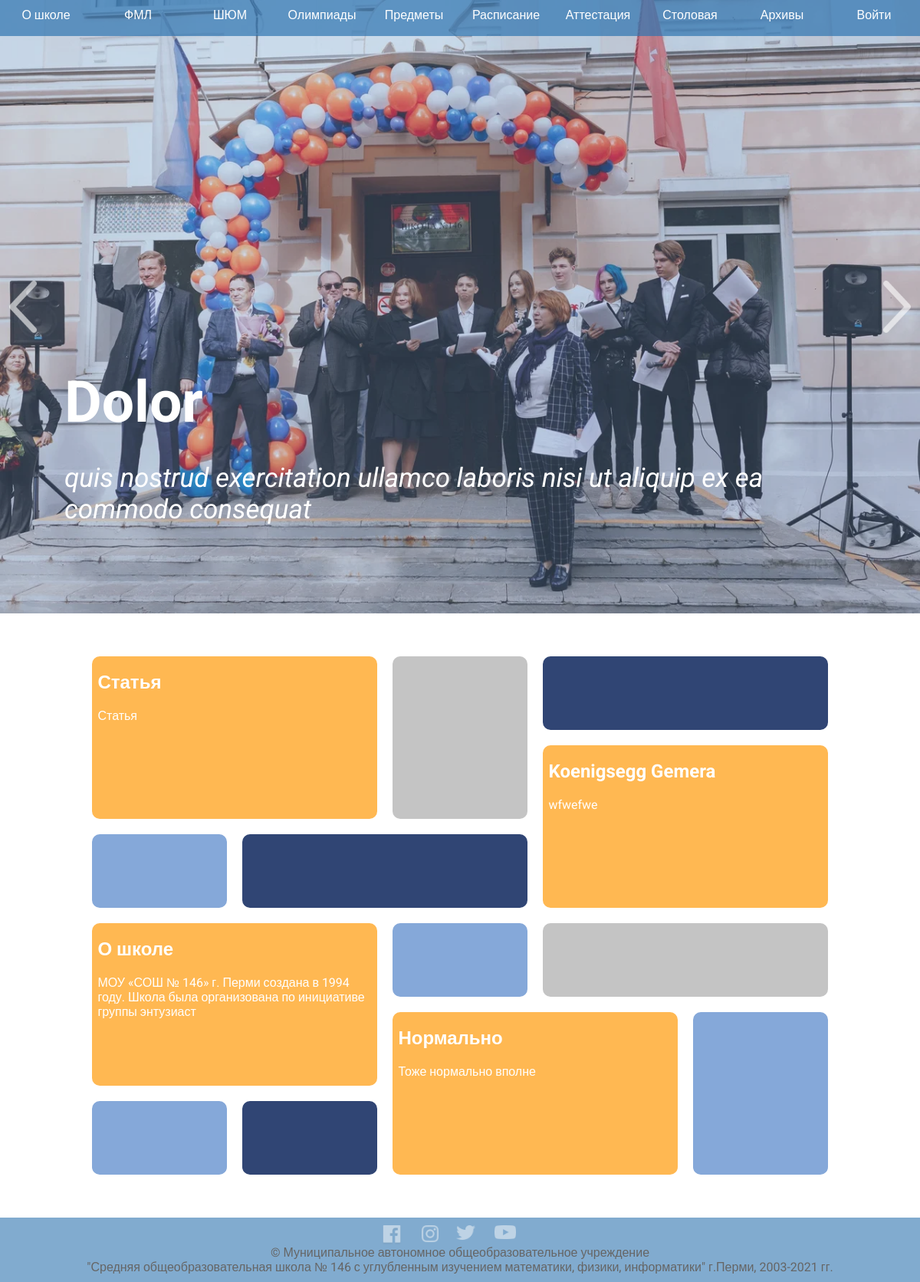
The page / on the database its author committed.
### School146/data/models/articles.py (models this page shows)
class Article(SqlAlchemyBase, SerializerMixin):
    __tablename__ = 'articles'
    id = Column(Integer, primary_key=True, autoincrement=True)
    title = Column(String)
    text = Column(String)
    picture = Column(String)

### School146/application.py (the view)
@app.route('/')
def index():
    db = db_session.create_session()
    articles = db.query(Article).all()
    articles_length = len(articles)
    return render_template('index.html', articles=articles, length=articles_length)

### School146/data/db_session.py (called while the page is built)
def create_session() -> orm.Session:
    global __factory
    return __factory()

### School146/templates/index.html (shortened to what this page needs)
<!DOCTYPE html>
<html lang="en">
	<head>
		<link rel="stylesheet" type="text/css" href="../static/css/style.css">
	</head>
	<body onload="main()">
		<header id="header">
			<div id="top_menu" class="menu">
				<ul class="point_menu">
					{% if current_user.is_authenticated %}
                    <a href="/user_info" class="point_of_menu"><li>{{ current_user.name }}<hr class="menu_line"></li></a>
                    {% else %}
                    <a href="/login" class="point_of_menu"><li>Войти<hr class="menu_line"></li></a>
                    {% endif %}
					<a href="/school_plan" class="point_of_menu"><li class="point_of_menu group">Архивы<hr class="menu_line"></li></a>
					<a href="/canteen" class="point_of_menu"><li>Столовая<hr class="menu_line"></li></a>
					<a href="https://s146.ru/interim" class="point_of_menu"><li>Аттестация<hr class="menu_line"></li></a>
					<a href="/timetable" class="point_of_menu"><li>Расписание<hr class="menu_line"></li></a>
					<a href="https://contester.s146.ru/ru/" class="point_of_menu"><li>Предметы<hr class="menu_line"></li></a>
					<a href="https://regionolymp.ru/" class="point_of_menu"><li>Олимпиады<hr class="menu_line"></li></a>
					<a href="https://s146.ru/shum" class="point_of_menu"><li>ШЮМ<hr class="menu_line"></li></a>
					<a href="https://vk.com/mathperm2021" class="point_of_menu"><li>ФМЛ<hr class="menu_line"></li></a>
					<a href="/about_school" class="point_of_menu"><li>О школе<hr class="menu_line"></li></a>
				</ul>
			</div>
		</header>
		<div class="slider" id="slider">
			<div class="slider_background">
				<a href="#" onclick="prev_slide()">
					<div class="arrow">
						<img src="../static/img/left_arrow.png">
					</div>
				</a>
				<div class="slider_container" id="slide">
					<h1 id="slider_h"></h1>
					<p id="slider_text"></p>
				</div>
				<a href="#" onclick="next_slide()">
					<div class="arrow">
						<img src="../static/img/right_arrow.png">
					</div>
				</a>
			</div>
		</div>
		<content class="tiles">
	        {% if length > 0 %}
	        <a href="/article_info/{{ articles[-1].id }}" class="tile post-1">
	            <div class="article">
					<div class="article_text">
		                <h2 class="article_h" id="article_h_0">{{ articles[-1].title }}</h2>
						<p class="article_p" id="article_text_0">{{ articles[-1].text[:100] }}</p>
	            	</div>
	            </div>
        	</a>
			{% endif %}
            <div class="tile post-2"></div>
            <div class="tile post-3"></div>
            <div class="tile post-4"></div>
			{% if length > 1 %}
	        <a href="/article_info/{{ articles[-2].id }}" class="tile post-5">
	            <div class="article">
					<div class="article_text">
		                <h2 class="article_h" id="article_h_1">{{ articles[-2].title }}</h2>
						<p class="article_p" id="article_text_1">{{ articles[-2].text[:100] }}</p>
	            	</div>
	            </div>
        	</a>
			{% endif %}
            <div class="tile post-6"></div>
			{% if length > 2 %}
	        <a href="/article_info/{{ articles[-3].id }}" class="tile post-11">
	            <div class="article">
					<div class="article_text">
		                <h2 class="article_h" id="article_h_2">{{ articles[-3].title }}</h2>
						<p class="article_p" id="article_text_2">{{ articles[-3].text[:100] }}</p>
	            	</div>
	            </div>
        	</a>
			{% endif %}
            <div class="tile post-8"></div>
            <div class="tile post-9"></div>
            <div class="tile post-10"></div>
	        {% if length > 3 %}
	        <a href="/article_info/{{ articles[-4].id }}" class="tile post-7">
	            <div class="article">
					<div class="article_text">
		                <h2 class="article_h" id="article_h_3">{{ articles[-4].title }}</h2>
						<p class="article_p" id="article_text_3">{{ articles[-4].text[:100] }}</p>
	            	</div>
	            </div>
        	</a>
			{% endif %}
            <div class="tile post-12"></div>
            <div class="tile post-13"></div>
		</content>
		<footer>
			<ul class="icons">
				<a href="https://www.facebook.com/school146perm"><li class="icon"><img src="../static/img/facebook.png" style="width: 100%"></li></a>
				<a href="https://www.instagram.com/school146perm/"><li class="icon"><img src="../static/img/instagram.png" style="width: 100%"></li></a>
				<a href="https://twitter.com/school146"><li class="icon"><img src="../static/img/twitter.png" style="width: 100%"></li></a>
				<a href="https://www.youtube.com/channel/UC5WufrqFj3o7FIJP9ySKF-g"><li class="icon"><img src="../static/img/youtube.png" style="width: 100%"></li></a>
			</ul>
			<p style="margin: 0px;">
				© Муниципальное автономное общеобразовательное учреждение<br>"Средняя общеобразовательная школа № 146 с углубленным изучением математики, физики, информатики" г.Перми, 2003-2021 гг.
			</p>
		</footer>
	</body>
</html>

### School146/static/css/style.css (style rules this page uses)
body { margin: 0px; padding: 0px; width: 100%; min-height: 100vh; font-family: "Roboto", "Arial", sans-serif; -moz-background-size: cover; -webkit-background-size: cover; -o-background-size: cover; background-size: cover; display: flex; flex-direction: column; justify-content: space-between; }
a { text-decoration: none; }
h1 { margin: 0; }
p { padding: 0; }
img { image-rendering: -moz-crisp-edges; -ms-interpolation-mode: nearest-neighbor; image-rendering: crisp-edges; height: auto; display: block; margin: 0 auto; }
ul { padding: 0; list-style-type: none; }
header { position: fixed; display: flex; flex-direction: row; justify-content: space-around; align-items: center; background-color: #2E74B0B2; width: 100%; z-index: 1000000; }
li { text-decoration: none; }
footer { background-color: #2E74B0; text-align: center; padding-top: 10px; padding-bottom: 10px; opacity: 0.6; transition: 0.5s; }
content { padding: 50px; min-height: 71vh; }
.menu { display: flex; justify-content: space-around; flex-direction: row; position: static; width: 100%; margin: 0px; padding: 0px; padding-top: 10px; opacity: 1; padding-bottom: 10px; align-items: center; }
.point_menu { width: 100%; display: flex; flex-direction: row-reverse; justify-content: space-around; margin-bottom: 0px; margin-top: 0px; vertical-align: middle; }
.point_of_menu { width: 100%; color: white; text-align: center; font-size: 12pt; }
.icons { display: flex; flex-direction: row; justify-content: space-between; margin: auto; width: 17%; }
.icon { opacity: 0.5; transition: 0.5s; width: 50%; }
.slider { width: 100%; height: 100vh; object-fit: cover; -moz-background-size: 100%; -webkit-background-size: 100%; -o-background-size: 100%; background-size: auto 100%; }
.arrow { opacity: 0.6; width: 5vw; height: 100vh; transition: 0.5s; display: flex; align-items: center; }
.arrow img { width: 3vw; }
.slider_background { width: 100%; height: 100%; background-color: #85A8D94D; display: flex; flex-direction: row; justify-content: space-between; }
.slider_container { padding-left: 2%; padding-right: 2%; display: flex; flex-direction: column; justify-content: flex-start; align-items: flex-start; height: 30vh; width: 90vw; }
#slider_h { margin-top: 60vh; font-weight: bold; font-size: 75px; color: white; transition: 0.5s; opacity: 0; }
#slider_text { font-style: italic; font-weight: normal; font-size: 35px; color: white; transition: 0.5s; opacity: 0; }
.tiles { grid-gap: 10px; display: grid; width: 80%; grid-template-rows: repeat(6, 12vh); grid-template-columns: repeat(5, 1fr); grid-column-gap: 20px; grid-row-gap: 20px; color: white; padding-left: 0px; padding-right: 10%; padding-top: 7vh; padding-bottom: 7vh; padding-left: 10%; }
.post-1 { grid-column-start: 1; grid-column-end: 3; grid-row-start: 1; grid-row-end: 3; }
.post-2 { grid-column-start: 4; grid-column-end: 6; grid-row-start: 1; grid-row-end: 1; background-color: #304574; }
.post-3 { grid-column-start: 3; grid-column-end: 3; grid-row-start: 1; grid-row-end: 3; background-color: #C4C4C4; }
.post-4 { grid-column-start: 2; grid-column-end: 4; grid-row-start: 3; grid-row-end: 3; background-color: #304574; }
.post-5 { grid-column-start: 4; grid-column-end: 6; grid-row-start: 2; grid-row-end: 4; }
.post-6 { grid-column-start: 1; grid-column-end: 1; grid-row-start: 3; grid-row-end: 3; background-color: #85A8D9; }
.post-7 { grid-column-start: 3; grid-column-end: 5; grid-row-start: 5; grid-row-end: 7; }
.post-8 { grid-column-start: 5; grid-column-end: 6; grid-row-start: 5; grid-row-end: 7; background-color: #85A8D9; }
.post-9 { grid-column-start: 4; grid-column-end: 6; grid-row-start: 4; grid-row-end: 4; background-color: #C4C4C4; }
.post-10 { grid-column-start: 3; grid-column-end: 4; grid-row-start: 4; grid-row-end: 4; background-color: #85A8D9; }
.post-11 { grid-column-start: 1; grid-column-end: 3; grid-row-start: 4; grid-row-end: 6; }
.post-12 { grid-column-start: 1; grid-column-end: 1; grid-row-start: 6; grid-row-end: 7; background-color: #85A8D9; }
.post-13 { grid-column-start: 2; grid-column-end: 2; grid-row-start: 6; grid-row-end: 7; background-color: #304574; }
.tile { border-radius: 10px; }
.article { display: flex; flex-direction: column; justify-content: flex-start; height: calc(100%); width: calc(100%); background-color: #FF9700AD; border-radius: 10px; transition: 0.5s; }
.article_text { z-index: 1; color: white; margin: 0px; border-radius: 10px; padding-left: 2%; height: 100%; }

### rows shown on the page
Article: title "Статья", text "Статья"
Article: title "Koenigsegg Gemera", text "wfwefwe"
Article: title "О школе", text "МОУ «СОШ № 146» г. Перми создана в 1994 году. Школа была организована по инициативе группы энтузиаст"
Article: title "Нормально", text "Тоже нормально вполне"
